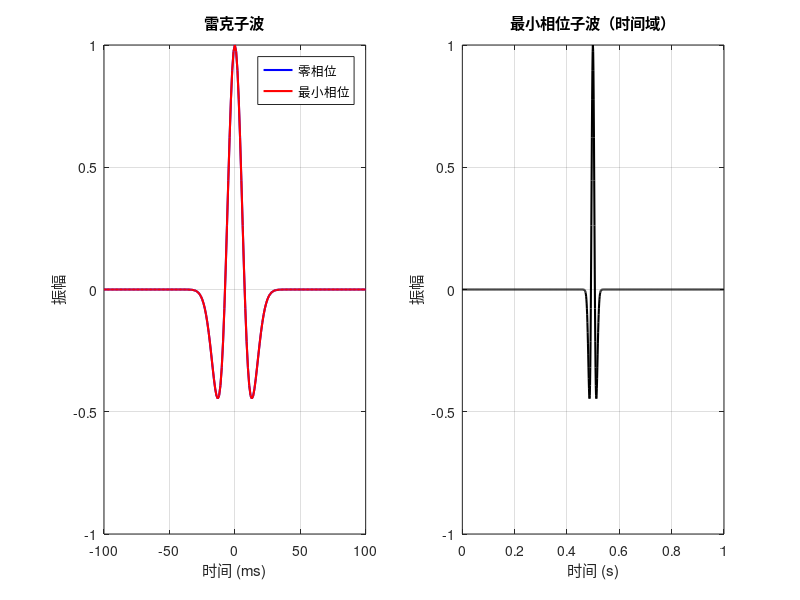

Write the MATLAB code that produced this figure. (Note: this script raises an error after producing the figure.)
clear;clc;
%% 合成地震信号 - 基于ALFMT的动态反褶积方法验证

%% 1. 参数设置
fs = 1000;               % 采样频率 500 Hz
dt = 1/fs;              % 采样间隔 0.002 s
T = 1;                  % 记录长度 1 秒
t = 0:dt:T-dt;          % 时间轴
nt = length(t);         % 时间点数

% 质量因子 Q
Q = 80;

% 主频
f0 = 30;                % 30 Hz

%% 2. 生成最小相位子波
% 方法：先生成零相位雷克子波，然后转换为最小相位
% 生成零相位雷克子波
wavelet_length = 0.2;   % 子波长度 200ms
nw = round(wavelet_length * fs);
tw = (-nw/2:nw/2) * dt;

% 雷克子波公式
ricker_zero = (1 - 2*(pi*f0*tw).^2) .* exp(-(pi*f0*tw).^2);

% 将零相位子波转换为最小相位
% 方法：计算子波的希尔伯特变换，取其实部
ricker_min = real(hilbert(ricker_zero));

% 归一化
ricker_min = ricker_min / max(abs(ricker_min));

% 调整子波位置，使其在时间轴中心
center_idx = floor(length(t)/2);
start_idx = center_idx - floor(length(ricker_min)/2);
end_idx = start_idx + length(ricker_min) - 1;

% 确保索引在范围内
if start_idx < 1
    start_idx = 1;
end
if end_idx > nt
    end_idx = nt;
end

% 创建完整子波向量
w = zeros(1, nt);
w(start_idx:end_idx) = ricker_min(1:(end_idx-start_idx+1));

% 绘制子波
figure('Position', [100, 100, 800, 400]);
subplot(1,2,1);
plot(tw*1000, ricker_zero, 'b-', 'LineWidth', 1.5);
hold on;
plot(tw*1000, ricker_min, 'r-', 'LineWidth', 1.5);
title('雷克子波');
xlabel('时间 (ms)'); ylabel('振幅');
legend('零相位', '最小相位');
grid on;

subplot(1,2,2);
plot(t, w, 'k-', 'LineWidth', 1.5);
title('最小相位子波（时间域）');
xlabel('时间 (s)'); ylabel('振幅');
grid on;

%% 3. 生成反射系数序列（高斯白噪声）
% 设置随机种子以确保可重复性
rng(42);

% 生成高斯白噪声
reflection_coef = randn(1, nt);

% 对反射系数进行平滑处理，模拟地层连续性
window_size = 5;
smooth_filter = ones(1, window_size)/window_size;
reflection_coef = conv(reflection_coef, smooth_filter, 'same');

% 归一化反射系数
reflection_coef = reflection_coef / max(abs(reflection_coef)) * 0.5;

% 绘制反射系数
figure('Position', [100, 100, 800, 300]);
plot(t, reflection_coef, 'b-', 'LineWidth', 1);
title('反射系数序列（高斯白噪声）');
xlabel('时间 (s)'); ylabel('反射系数');
grid on;

%% 4. 生成衰减函数（基于Q模型）
% 根据常Q衰减理论：A(f,τ) = exp(-πfτ/Q)
% 其中：f是频率，τ是旅行时

% 计算频率轴
nfft = 2^nextpow2(nt);
f = (0:nfft-1) * (fs/nfft);
f_pos = f(1:nfft/2+1);  % 正频率部分

% 初始化衰减函数矩阵
attenuation_matrix = zeros(length(f_pos), nt);

% 计算每个时间点τ和每个频率f的衰减
for tau_idx = 1:nt
    tau = t(tau_idx);  % 旅行时
    
    % 计算振幅衰减
    amp_attenuation = exp(-pi * f_pos * tau / Q);
    
    % 计算相位畸变（希尔伯特变换关系）
    % 根据论文公式(20): a_Q(τ,f) = exp(-πfτ/Q + iH(πfτ/Q))
    % 其中H表示希尔伯特变换
    phase_term = pi * f_pos * tau / Q;
    
    % 计算希尔伯特变换（使用解析信号方法）
    analytic_signal = hilbert(phase_term);
    phase_attenuation = imag(analytic_signal);
    
    % 构建复数衰减函数
    attenuation_matrix(:, tau_idx) = amp_attenuation .* exp(1i * phase_attenuation);
end

%% 5. 生成非平稳地震信号
% 根据论文公式(21): s(f) = w(f) ∫ a_Q(τ,f) r(τ) exp(i2πfτ) dτ

% 计算子波频谱
W = fft(w, nfft);
W_pos = W(1:nfft/2+1);

% 初始化频谱
S_nonstationary = zeros(1, nfft);

% 对每个频率计算积分
for f_idx = 1:length(f_pos)
    f_current = f_pos(f_idx);
    
    % 计算积分项: ∫ a_Q(τ,f) r(τ) exp(i2πfτ) dτ
    integral_term = 0;
    for tau_idx = 1:nt
        tau = t(tau_idx);
        integral_term = integral_term + ...
                       attenuation_matrix(f_idx, tau_idx) * ...
                       reflection_coef(tau_idx) * ...
                       exp(1i * 2 * pi * f_current * tau) * dt;
    end
    
    % 计算该频率的频谱值
    S_nonstationary(f_idx) = W_pos(f_idx) * integral_term;
    
    % 设置负频率（共轭对称）
    if f_idx > 1 && f_idx < length(f_pos)
        S_nonstationary(nfft - f_idx + 2) = conj(S_nonstationary(f_idx));
    end
end

% 逆傅里叶变换得到时间域信号
s_nonstationary = real(ifft(S_nonstationary, nfft));
s_nonstationary = s_nonstationary(1:nt);  % 截取有效长度

% 归一化
s_nonstationary = s_nonstationary / max(abs(s_nonstationary));

%% 6. 作为对比，生成平稳地震信号（无衰减）
% 直接卷积：s(t) = w(t) * r(t)
s_stationary = conv(reflection_coef, w, 'same');
s_stationary = s_stationary / max(abs(s_stationary));

%% 7. 可视化结果
figure('Position', [100, 100, 1200, 800]);

% 子图1：子波和反射系数
subplot(3, 3, [1, 4]);
plot(t, w, 'b-', 'LineWidth', 1.5);
hold on;
plot(t, reflection_coef*0.2, 'r-', 'LineWidth', 1); % 缩放显示
title('最小相位子波和反射系数');
xlabel('时间 (s)'); ylabel('振幅');
legend('子波', '反射系数（缩放）', 'Location', 'northwest');
grid on;
xlim([0, 1]);

% 子图2：平稳地震信号
subplot(3, 3, 2);
plot(t, s_stationary, 'b-', 'LineWidth', 1.5);
title('平稳地震信号（无衰减）');
xlabel('时间 (s)'); ylabel('振幅');
grid on;
xlim([0, 1]);

% 子图3：非平稳地震信号
subplot(3, 3, 3);
plot(t, s_nonstationary, 'r-', 'LineWidth', 1.5);
title(sprintf('非平稳地震信号（Q=%d）', Q));
xlabel('时间 (s)'); ylabel('振幅');
grid on;
xlim([0, 1]);

% 子图4：对比图
subplot(3, 3, [5, 6]);
plot(t, s_stationary, 'b-', 'LineWidth', 1.5, 'DisplayName', '平稳信号');
hold on;
plot(t, s_nonstationary, 'r-', 'LineWidth', 1.5, 'DisplayName', sprintf('非平稳信号（Q=%d）', Q));
title('平稳与非平稳信号对比');
xlabel('时间 (s)'); ylabel('振幅');
legend('Location', 'best');
grid on;
xlim([0, 1]);

% 子图5：衰减函数示例（某个时间点的频率响应）
subplot(3, 3, 7);
tau_example = 0.5; % 0.5秒处的衰减
tau_idx = find(t >= tau_example, 1);
plot(f_pos, abs(attenuation_matrix(:, tau_idx)), 'k-', 'LineWidth', 1.5);
title(sprintf('衰减函数 (τ=%.1fs, Q=%d)', tau_example, Q));
xlabel('频率 (Hz)'); ylabel('|A(f,τ)|');
grid on;
xlim([0, 100]);

% 子图6：频谱对比
subplot(3, 3, 8);
[P_stationary, f_stationary] = pwelch(s_stationary, [], [], [], fs);
[P_nonstationary, f_nonstationary] = pwelch(s_nonstationary, [], [], [], fs);
plot(f_stationary, 10*log10(P_stationary), 'b-', 'LineWidth', 1.5, 'DisplayName', '平稳信号');
hold on;
plot(f_nonstationary, 10*log10(P_nonstationary), 'r-', 'LineWidth', 1.5, 'DisplayName', '非平稳信号');
title('频谱对比');
xlabel('频率 (Hz)'); ylabel('功率谱密度 (dB)');
legend('Location', 'best');
grid on;
xlim([0, 100]);

% 子图7：时频分析（STFT对比）
subplot(3, 3, 9);
% 平稳信号的STFT
[S_stationary, F_st, T_st] = spectrogram(s_stationary, 64, 60, 128, fs);
% 非平稳信号的STFT
[S_nonstationary_tf, F_nst, T_nst] = spectrogram(s_nonstationary, 64, 60, 128, fs);

% 计算平均频率
mean_freq_st = mean(abs(S_stationary), 1);
mean_freq_nst = mean(abs(S_nonstationary_tf), 1);

plot(T_st, mean_freq_st, 'b-', 'LineWidth', 1.5, 'DisplayName', '平稳信号');
hold on;
plot(T_nst, mean_freq_nst, 'r-', 'LineWidth', 1.5, 'DisplayName', '非平稳信号');
title('平均瞬时频率');
xlabel('时间 (s)'); ylabel('平均频率 (Hz)');
legend('Location', 'best');
grid on;
xlim([0, 1]);

%% 8. 输出统计信息
fprintf('========== 合成地震信号统计信息 ==========\n');
fprintf('采样频率: %d Hz\n', fs);
fprintf('记录长度: %.1f s\n', T);
fprintf('质量因子 Q: %d\n', Q);
fprintf('子波主频: %d Hz\n', f0);
fprintf('信号长度: %d 点\n', nt);
fprintf('平稳信号最大振幅: %.4f\n', max(abs(s_stationary)));
fprintf('非平稳信号最大振幅: %.4f\n', max(abs(s_nonstationary)));
fprintf('能量衰减比: %.2f%%\n', ...
    100 * sum(s_nonstationary.^2) / sum(s_stationary.^2));

% 计算主频偏移
[~, idx_st] = max(abs(fft(s_stationary, nfft)));
[~, idx_nst] = max(abs(fft(s_nonstationary, nfft)));
fprintf('平稳信号主频: %.1f Hz\n', f(idx_st));
fprintf('非平稳信号主频: %.1f Hz\n', f(idx_nst));

%% 9. 保存数据
% 可以选择保存数据用于后续处理
%save('synthetic_seismic_data.mat', ...
%     't', 's_stationary', 's_nonstationary', ...
%     'reflection_coef', 'w', 'Q', 'f0', 'fs');